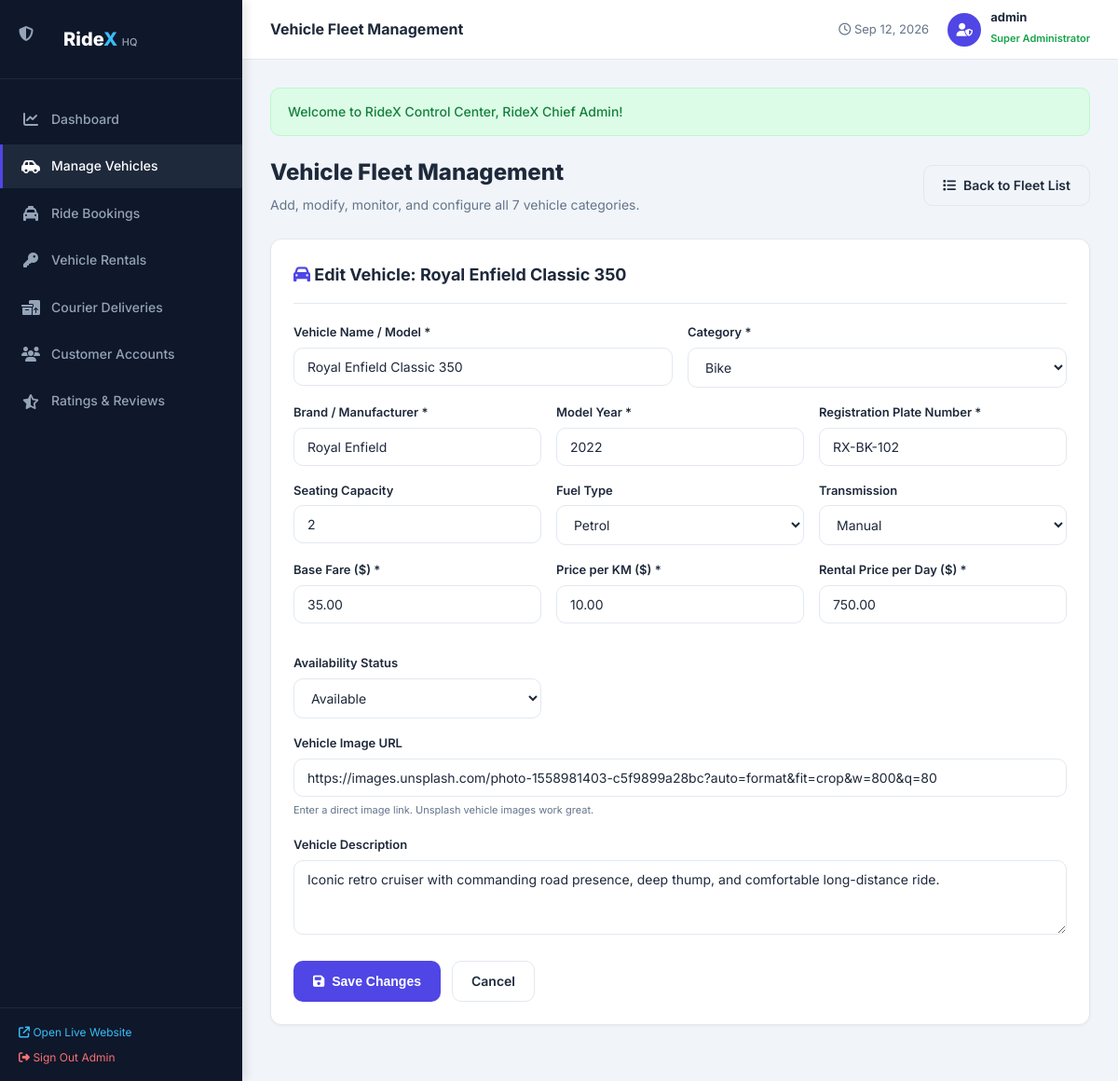
The page /admin/vehicles.php?action=edit&id=2 (signed in) on the database its author committed.
### tables this page shows
CREATE TABLE `vehicles` (
  `id` INT AUTO_INCREMENT PRIMARY KEY,
  `name` VARCHAR(100) NOT NULL,
  `category` ENUM('Bike', 'Scooter', 'Auto Rickshaw', 'Car', 'SUV', 'Van', 'Commercial Vehicle') NOT NULL,
  `brand` VARCHAR(60) NOT NULL,
  `model_year` INT NOT NULL,
  `plate_number` VARCHAR(30) NOT NULL UNIQUE,
  `seating_capacity` INT NOT NULL DEFAULT 1,
  `fuel_type` ENUM('Petrol', 'Diesel', 'Electric', 'CNG', 'Hybrid') NOT NULL DEFAULT 'Petrol',
  `transmission` ENUM('Manual', 'Automatic') NOT NULL DEFAULT 'Manual',
  `image_url` VARCHAR(255) NOT NULL,
  `base_fare` DECIMAL(10,2) NOT NULL DEFAULT 30.00,
  `price_per_km` DECIMAL(10,2) NOT NULL DEFAULT 10.00,
  `price_per_day` DECIMAL(10,2) NOT NULL DEFAULT 500.00,
  `status` ENUM('available', 'booked', 'rented', 'maintenance') NOT NULL DEFAULT 'available',
  `description` TEXT NULL,
  `created_at` TIMESTAMP DEFAULT CURRENT_TIMESTAMP,
  INDEX `idx_category` (`category`),
  INDEX `idx_status` (`status`)
);

### admin/vehicles.php (the view, shortened to what this page needs)
<?php
require_once __DIR__ . '/../config/db.php';
$db = getDB();
$categoriesList = getVehicleCategories();
$action = $_GET['action'] ?? 'list';
$editVehicle = null;
if ($action === 'edit') {
    $vehicleId = (int)($_GET['id'] ?? 0);
    $stmt = $db->prepare("SELECT * FROM vehicles WHERE id = ?");
    $stmt->bind_param("i", $vehicleId);
    $stmt->execute();
    $editVehicle = $stmt->get_result()->fetch_assoc();
}
include __DIR__ . '/includes/admin_header.php';
?>
<div style="display: flex; justify-content: space-between; align-items: center; margin-bottom: 25px; flex-wrap: wrap; gap: 15px;">
    <div>
        <h1 style="font-size: 24px; font-weight: 800; color: var(--admin-text); margin: 0;">Vehicle Fleet Management</h1>
        <p style="color: var(--admin-muted); font-size: 14px; margin: 4px 0 0;">Add, modify, monitor, and configure all 7 vehicle categories.</p>
    </div>
    <div>
        <?php if ($action === 'add' || $action === 'edit'): ?>
            <a href="vehicles.php" class="btn btn-outline"><i class="fa-solid fa-list"></i> Back to Fleet List</a>
        <?php else: ?>
            <a href="vehicles.php?action=add" class="btn btn-primary"><i class="fa-solid fa-plus"></i> Add New Vehicle</a>
        <?php endif; ?>
    </div>
</div>
<?php if ($action === 'add' || $action === 'edit'): ?>
    <div class="admin-card" style="max-width: 900px;">
        <div class="admin-card-header">
            <h3><i class="fa-solid fa-car" style="color: var(--admin-primary);"></i> <?= $action === 'edit' ? 'Edit Vehicle: ' . htmlspecialchars($editVehicle['name']) : 'Add New Fleet Vehicle' ?></h3>
        </div>
        <form action="vehicles.php" method="POST">
            <div class="form-row">
                <div class="form-group">
                    <label>Vehicle Name / Model *</label>
                    <input type="text" name="name" class="form-control" placeholder="e.g. Honda Civic Turbo" value="<?= htmlspecialchars($editVehicle['name'] ?? '') ?>" required>
                </div>
                <div class="form-group">
                    <label>Category *</label>
                    <select name="category" class="form-control" required>
                        <?php foreach ($categoriesList as $cat => $inf): ?>
                            <option value="<?= $cat ?>" <?= (isset($editVehicle) && $editVehicle['category'] === $cat) ? 'selected' : '' ?>><?= $cat ?></option>
                        <?php endforeach; ?>
                    </select>
                </div>
            </div>
            <div class="form-row">
                <div class="form-group">
                    <label>Brand / Manufacturer *</label>
                    <input type="text" name="brand" class="form-control" placeholder="e.g. Honda" value="<?= htmlspecialchars($editVehicle['brand'] ?? '') ?>" required>
                </div>
                <div class="form-group">
                    <label>Model Year *</label>
                    <input type="number" name="model_year" class="form-control" placeholder="2023" value="<?= htmlspecialchars($editVehicle['model_year'] ?? date('Y')) ?>" required>
                </div>
                <div class="form-group">
                    <label>Registration Plate Number *</label>
                    <input type="text" name="plate_number" class="form-control" placeholder="e.g. RX-CR-401" value="<?= htmlspecialchars($editVehicle['plate_number'] ?? '') ?>" required>
                </div>
            </div>
            <div class="form-row">
                <div class="form-group">
                    <label>Seating Capacity</label>
                    <input type="number" name="seating_capacity" class="form-control" value="<?= htmlspecialchars($editVehicle['seating_capacity'] ?? 4) ?>" min="1" max="50">
                </div>
                <div class="form-group">
                    <label>Fuel Type</label>
                    <select name="fuel_type" class="form-control">
                        <option value="Petrol" <?= (isset($editVehicle) && $editVehicle['fuel_type'] === 'Petrol') ? 'selected' : '' ?>>Petrol</option>
                    </select>
                </div>
                <div class="form-group">
                    <label>Transmission</label>
                    <select name="transmission" class="form-control">
                        <option value="Manual" <?= (isset($editVehicle) && $editVehicle['transmission'] === 'Manual') ? 'selected' : '' ?>>Manual</option>
                    </select>
                </div>
            </div>
            <div class="form-row">
                <div class="form-group">
                    <label>Base Fare ($) *</label>
                    <input type="number" name="base_fare" class="form-control" step="0.50" value="<?= htmlspecialchars($editVehicle['base_fare'] ?? '30.00') ?>" required>
                </div>
                <div class="form-group">
                    <label>Price per KM ($) *</label>
                    <input type="number" name="price_per_km" class="form-control" step="0.25" value="<?= htmlspecialchars($editVehicle['price_per_km'] ?? '10.00') ?>" required>
                </div>
                <div class="form-group">
                    <label>Rental Price per Day ($) *</label>
                    <input type="number" name="price_per_day" class="form-control" step="1.00" value="<?= htmlspecialchars($editVehicle['price_per_day'] ?? '500.00') ?>" required>
                </div>
                <div class="form-group">
                    <label>Availability Status</label>
                    <select name="status" class="form-control">
                        <option value="available" <?= (isset($editVehicle) && $editVehicle['status'] === 'available') ? 'selected' : '' ?>>Available</option>
                    </select>
                </div>
            </div>
            <div class="form-group">
                <label>Vehicle Image URL</label>
                <input type="url" name="image_url" class="form-control" placeholder="https://images.unsplash.com/..." value="<?= htmlspecialchars($editVehicle['image_url'] ?? '') ?>">
                <small style="color: var(--admin-muted); font-size: 11px;">Enter a direct image link. Unsplash vehicle images work great.</small>
            </div>
            <div class="form-group">
                <label>Vehicle Description</label>
                <textarea name="description" class="form-control" placeholder="Features, engine size, cargo capacity, or special conditions"><?= htmlspecialchars($editVehicle['description'] ?? '') ?></textarea>
            </div>
            <div style="display: flex; gap: 12px; margin-top: 20px;">
                <button type="submit" class="btn btn-primary"><i class="fa-solid fa-floppy-disk"></i> <?= $action === 'edit' ? 'Save Changes' : 'Create Vehicle' ?></button>
                <a href="vehicles.php" class="btn btn-outline">Cancel</a>
            </div>
        </form>
    </div>
<?php endif; ?>
<?php include __DIR__ . '/includes/admin_footer.php'; ?>

### css/style.css (style rules this page uses)
:root { --primary: #4f46e5; --primary-hover: #4338ca; --primary-light: #e0e7ff; --secondary: #0284c7; --secondary-hover: #0369a1; --accent: #10b981; --warning: #f59e0b; --danger: #ef4444; --dark: #0f172a; --dark-surface: #1e293b; --card-bg: #ffffff; --bg-page: #f8fafc; --text-main: #1e293b; --text-muted: #64748b; --text-light: #94a3b8; --border: #e2e8f0; --border-focus: #818cf8; --radius-sm: 6px; --radius-md: 10px; --radius-lg: 16px; --shadow-sm: 0 1px 2px rgba(0, 0, 0, 0.05); --shadow-md: 0 4px 12px rgba(0, 0, 0, 0.08); --shadow-lg: 0 10px 25px -3px rgba(0, 0, 0, 0.1); --transition: all 0.25s cubic-bezier(0.4, 0, 0.2, 1); --font-main: 'Inter', -apple-system, BlinkMacSystemFont, "Segoe UI", Roboto, sans-serif; }
*, *::before, *::after { box-sizing: border-box; margin: 0; padding: 0; }
body { font-family: var(--font-main); background-color: var(--bg-page); color: var(--text-main); line-height: 1.6; min-height: 100vh; display: flex; flex-direction: column; }
a { color: var(--primary); text-decoration: none; transition: var(--transition); }
.btn { display: inline-flex; align-items: center; justify-content: center; gap: 8px; padding: 10px 20px; font-size: 14px; font-weight: 600; border-radius: var(--radius-md); cursor: pointer; border: 1px solid transparent; transition: var(--transition); text-decoration: none; white-space: nowrap; }
.btn-primary { background: var(--primary); color: #ffffff !important; }
.btn-outline { background: transparent; border-color: var(--border); color: var(--text-main); }
.form-group { margin-bottom: 16px; }
.form-group label { display: block; font-size: 13px; font-weight: 600; color: var(--text-main); margin-bottom: 6px; }
.form-row { display: grid; grid-template-columns: repeat(auto-fit, minmax(200px, 1fr)); gap: 16px; }
.form-control { width: 100%; padding: 11px 14px; font-size: 14px; border: 1px solid var(--border); border-radius: var(--radius-md); background-color: #ffffff; color: var(--text-main); transition: var(--transition); font-family: inherit; }
textarea.form-control { resize: vertical; min-height: 80px; }

### admin/admin.css (style rules this page uses)
:root { --admin-sidebar-bg: #0f172a; --admin-sidebar-hover: #1e293b; --admin-primary: #4f46e5; --admin-primary-hover: #4338ca; --admin-bg: #f1f5f9; --admin-card: #ffffff; --admin-text: #1e293b; --admin-muted: #64748b; --admin-border: #e2e8f0; }
body.admin-body { margin: 0; padding: 0; font-family: 'Inter', -apple-system, BlinkMacSystemFont, "Segoe UI", Roboto, sans-serif; background-color: var(--admin-bg); color: var(--admin-text); min-height: 100vh; display: flex; }
.admin-card { background: #ffffff; border: 1px solid var(--admin-border); border-radius: 12px; padding: 24px; margin-bottom: 30px; box-shadow: 0 1px 3px rgba(0,0,0,0.05); }
.admin-card-header { display: flex; justify-content: space-between; align-items: center; margin-bottom: 20px; border-bottom: 1px solid var(--admin-border); padding-bottom: 15px; }
.admin-card-header h3 { font-size: 18px; font-weight: 700; margin: 0; color: var(--admin-text); }

### rows shown on the page
vehicles: name "Royal Enfield Classic 350", category "Bike", brand "Royal Enfield", model_year "2022", plate_number "RX-BK-102", seating_capacity "2", fuel_type "Petrol", transmission "Manual", base_fare "35.00", price_per_km "10.00", price_per_day "750.00", status "Available", image_url "https://images.unsplash.com/photo-1558981403-c5f9899a28bc?auto=format&fit=crop&w=800&q=80", description "Iconic retro cruiser with commanding road presence, deep thump, and comfortable long-distance ride."

### other values the page prints
$adminTitle "Vehicle Fleet Management"
$adminUsername "admin"
$msg "Welcome to RideX Control Center, RideX Chief Admin!"
